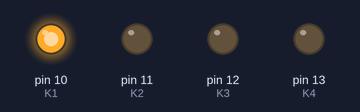
A sketch run on a simulated Arduino Uno, built with avr-gcc and run on an emulated ATmega328P. On the bench: output pins drawn as LEDs (lit = HIGH).

Above: at 0.1 s.
At 2.1 s:
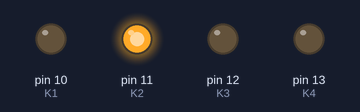
At 4.1 s:
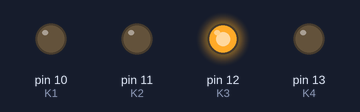
At 6.1 s:
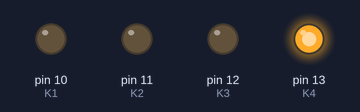
At 8.1 s:
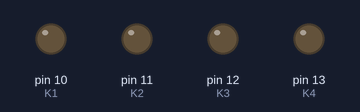
Timing chart, 0 to 9.6 s (numbered marks = the images above):
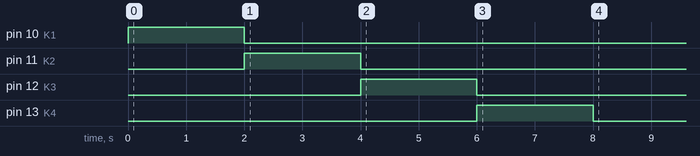

The sketch:

3.6.2.ino
```cpp
#define K1 10
#define K2 11
#define K3 12
#define K4 13
void setup() {
pinMode(K1, OUTPUT);
pinMode(K2, OUTPUT);
pinMode(K3, OUTPUT);
pinMode(K4, OUTPUT);
digitalWrite(K1, HIGH);
digitalWrite(K2, LOW);
delay(2000);
digitalWrite(K1, LOW);
digitalWrite(K2, HIGH);
delay(2000);
digitalWrite(K2, LOW);
digitalWrite(K3, HIGH);
delay(2000);
digitalWrite(K3, LOW);
digitalWrite(K4, HIGH);
delay(2000);
digitalWrite(K4, LOW);
}
void loop() {
}
```
